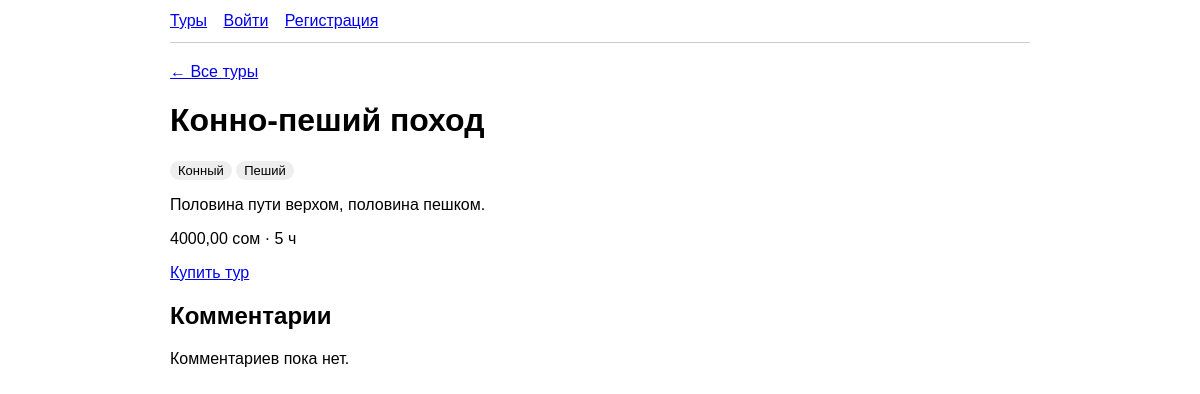
The page /tours/5/ on the database its author committed.
### tours/models.py (models this page shows, shortened)
class Tour(models.Model):
    title = models.CharField('Название', max_length=200, help_text='Название тура.')
    description = models.TextField('Описание', blank=True, help_text='Подробное описание маршрута.')
    price = models.DecimalField('Цена', max_digits=10, decimal_places=2,
                                validators=[MinValueValidator(0)], help_text='Цена за одного человека.')
    duration_hours = models.PositiveSmallIntegerField('Длительность, ч', default=2,
                                                      help_text='Сколько часов длится тур.')
    categories = models.ManyToManyField(Category, related_name='tours', blank=True,
                                        verbose_name='Категории',
                                        help_text='Связь «многие ко многим»: у тура может быть несколько категорий.')
    is_active = models.BooleanField('Доступен', default=True,
                                    help_text='Скрытые туры не показываются в каталоге.')
    class Meta:
        ordering = ['title']
        verbose_name = 'Тур'
        verbose_name_plural = 'Туры'

class Category(models.Model):
    name = models.CharField('Название', max_length=50, unique=True,
                            help_text='Уникальное название категории, например «Конный».')
    class Meta:
        ordering = ['name']
        verbose_name = 'Категория'
        verbose_name_plural = 'Категории'

### tours/views.py (the view)
# urls.py: path('tours/<int:pk>/', views.tour_detail, name='detail'),
def tour_detail(request, pk):
    tour = get_object_or_404(Tour, pk=pk, is_active=True)
    can_comment = False
    if request.user.is_authenticated:
        can_comment = get_customer(request).has_visited(tour)
    return render(request, 'tours/tour_detail.html', {
        'tour': tour,
        'comments': tour.comments.select_related('customer__user'),
        'can_comment': can_comment,
    })

### tours/templates/tours/tour_detail.html (shortened to what this page needs)
{% extends 'tours/base.html' %}
{% block content %}
  <a href="{% url 'tours:list' %}">&larr; Все туры</a>
  <h1>{{ tour.title }}</h1>
  {% for c in tour.categories.all %}<span class="tag">{{ c.name }}</span> {% endfor %}
  <p>{{ tour.description }}</p>
  <p>{{ tour.price }} сом · {{ tour.duration_hours }} ч</p>
  <p><a href="{% url 'tours:book' tour.pk %}">Купить тур</a></p>
  <h2>Комментарии</h2>
  {% for c in comments %}
    <div class="comment"><b>{{ c.customer }}</b> · оценка {{ c.rating }}/5<br>{{ c.text }}</div>
  {% empty %}
    <p>Комментариев пока нет.</p>
  {% endfor %}
{% endblock %}

### tours/templates/tours/base.html (style rules this page uses)
body { font-family: Arial, sans-serif; max-width: 860px; margin: 0 auto; padding: 0 16px 40px; }
.tag { display: inline-block; background: #eee; padding: 2px 8px; border-radius: 10px; font-size: 13px; }

### rows shown on the page
Tour: title "Конно-пеший поход", description "Половина пути верхом, половина пешком.", price "4000,00", duration_hours "5"
Category: name "Конный"
Category: name "Пеший"
